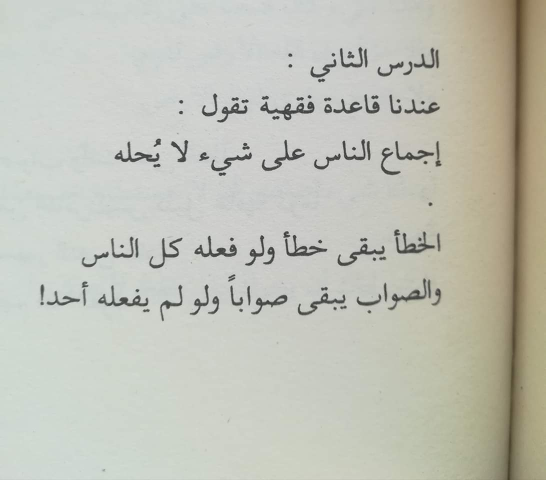
#> input picture inputs/picrb02.jpg, 1091 x 960 px, found by its file name (shown at 1/2 size)
$ jupyter execute bookworm.ipynb   (shell and % lines are left out)
#> lines starting #> are read from the running program, lines starting #| are printed output that depends on the picture; after the words box and inside, x2 and y2 are one past the last pixel; in counts of white or black regions, pixels touching at a corner belong together
#> further down, arabic01 is the input picture: shape (960, 1091, 3); mean B, G, R 183.6, 194, 193
# BOOKWORM

[cell 1]
import numpy as np
import cv2
from PIL import Image
import pytesseract

[cell 2]
dot_kernel = np.ones((1,1),np.uint8)

circle_kernel = cv2.getStructuringElement(cv2.MORPH_ELLIPSE,(3,3))

bigger_circle_kernel = cv2.getStructuringElement(cv2.MORPH_ELLIPSE,(5,5))
bigger_circle_kernel[0][1]=1
bigger_circle_kernel[0][3]=1
bigger_circle_kernel[4][1]=1
bigger_circle_kernel[4][3]=1


square_kernel = np.ones((3,3),np.uint8)

bigger_square_kernel = np.ones((5,5),np.uint8)

biggest_square_kernel= np.ones((7,7),np.uint8)

huge_kernel = np.ones((19,19), np.uint8)
huge_circle_kernel = cv2.getStructuringElement(cv2.MORPH_ELLIPSE,(19,19))

biggest_circle_kernel= np.ones((7,7),np.uint8)
biggest_circle_kernel = cv2.getStructuringElement(cv2.MORPH_ELLIPSE,(7,7))
biggest_circle_kernel[0][2]=1
biggest_circle_kernel[0][4]=1
biggest_circle_kernel[1][0]=1
biggest_circle_kernel[1][6]=1
biggest_circle_kernel[5][0]=1
biggest_circle_kernel[5][6]=1
biggest_circle_kernel[6][2]=1
biggest_circle_kernel[6][4]=1
#print(biggest_circle_kernel)

[cell 3]
# [24 lines left out: function apply_brightness_contrast, not called in this run]

def arabic_processing(img,low_light):
#> called with low_light = False
    if low_light==True:
        rescaled = cv2.resize(img, None, fx=200, fy=200, interpolation=cv2.INTER_CUBIC)
        grey = cv2.cvtColor(rescaled, cv2.COLOR_BGR2GRAY)
        high_brightness=apply_brightness_contrast(grey,100,50)
        thresholded = cv2.threshold(high_brightness, 160,255,cv2.THRESH_BINARY)[1]
        erosion = cv2.erode(thresholded, circle_kernel, iterations=4)
        dilated = cv2.dilate(erosion, bigger_circle_kernel, iterations=2)
        smoothed = cv2.GaussianBlur(dilated, (3,3), 0)
        cv2.imwrite('arabic-img-processed.png' , smoothed)
        im = Image.open("arabic-img-processed.png")
        im.save("arabic-img-processed.png", dpi=(300,300))
        return smoothed
    else:
        rescaled = cv2.resize(img, None, fx=1.5, fy=1.5, interpolation=cv2.INTER_CUBIC)
        grey = cv2.cvtColor(rescaled, cv2.COLOR_BGR2GRAY)
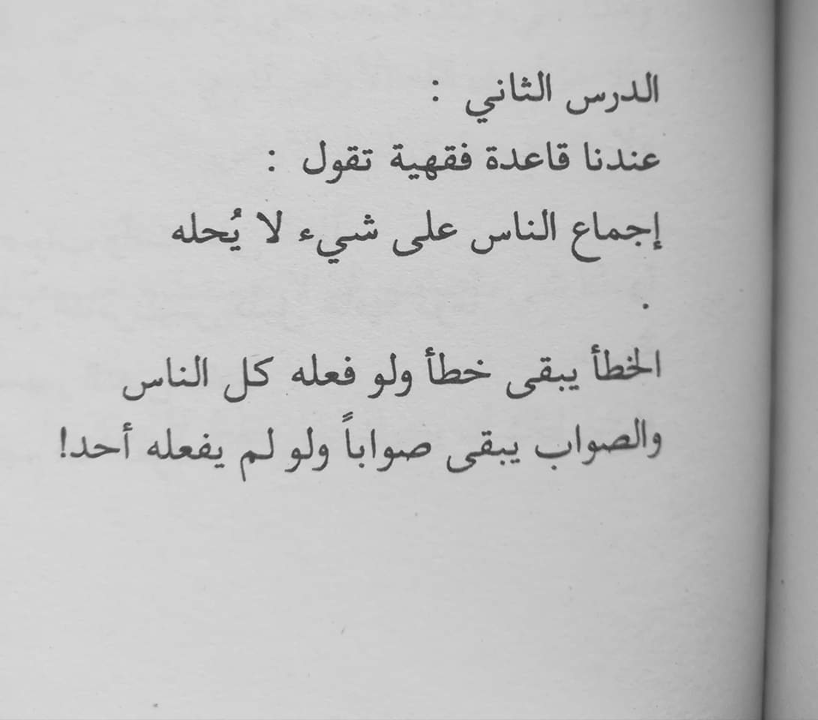
#> grey: shape (1440, 1636) (shown at 1/2 size); min 30, max 255, mean 192.5
        thresholded = cv2.threshold(grey, 0, 255, cv2.THRESH_BINARY + cv2.THRESH_OTSU)[1]
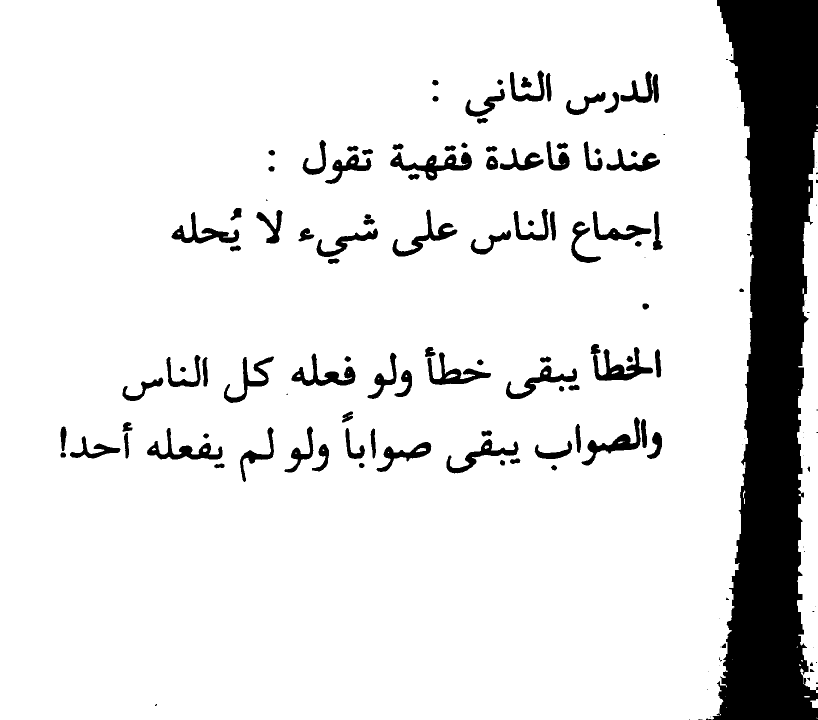
#> thresholded: shape (1440, 1636) (shown at 1/2 size); 88.5% white; 148 black regions (44 under 20 px), largest, box (x1, y1, x2, y2) and area: (1412, 0, 1636, 1440) 190752, (1181, 688, 1306, 762) 3390, (780, 304, 944, 361) 3337
        erosion = cv2.erode(thresholded, circle_kernel, iterations=6)
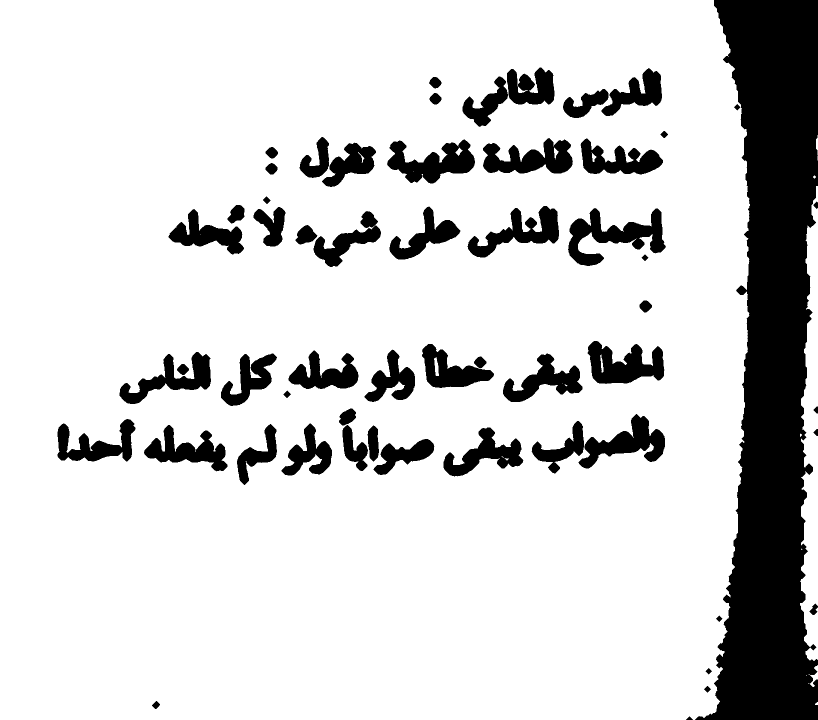
#> erosion: shape (1440, 1636) (shown at 1/2 size); 83.4% white; 57 black regions, largest, box (x1, y1, x2, y2) and area: (1390, 0, 1636, 1440) 211230, (1136, 416, 1332, 532) 9612, (774, 279, 950, 367) 8243
        dilated = cv2.dilate(erosion, bigger_circle_kernel, iterations=2)
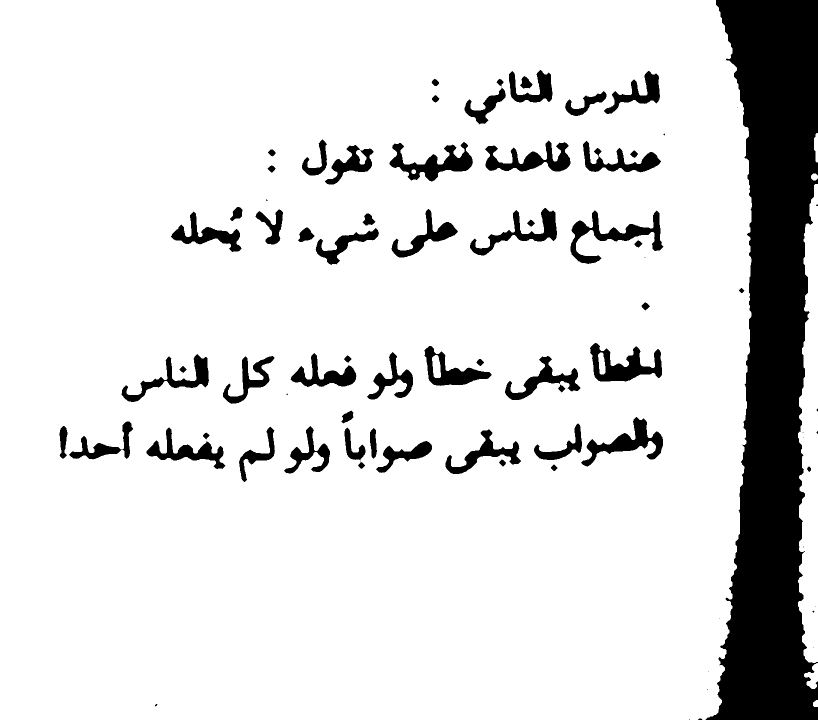
#> dilated: shape (1440, 1636) (shown at 1/2 size); 87.1% white; 78 black regions (19 under 20 px), largest, box (x1, y1, x2, y2) and area: (1411, 0, 1636, 1440) 197292, (1141, 421, 1327, 528) 5596, (1180, 686, 1324, 763) 5368
        dilated = cv2.dilate(dilated, circle_kernel, iterations=1)
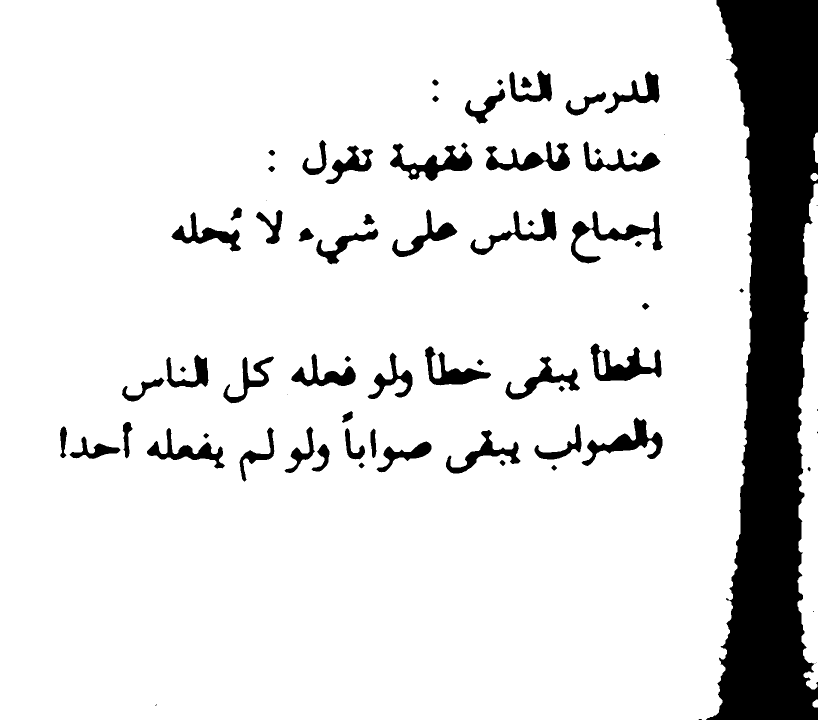
#> dilated: shape (1440, 1636) (shown at 1/2 size); 87.8% white; 72 black regions (10 under 20 px), largest, box (x1, y1, x2, y2) and area: (1412, 0, 1636, 1440) 194498, (1142, 422, 1326, 527) 4851, (1181, 687, 1323, 762) 4765
        smoothed = cv2.GaussianBlur(dilated, (3,3), 0)
        cv2.imwrite('arabic-img-processed.png' , smoothed)
        im = Image.open("arabic-img-processed.png")
        im.save("arabic-img-processed.png", dpi=(300,300))
        return smoothed

# [24 lines left out: function english_processing, not called in this run]

[cell 4]
#english01 = cv2.imread('inputs\english05.jpg',1)
arabic01 = cv2.imread('picrb02.jpg',1)

arabic_processed=arabic_processing(arabic01,False)
#english_processed=english_processing(english01,True)

# Rescaling

[cell 5]
import matplotlib.pyplot as plt
import matplotlib
import matplotlib as mpl
matplotlib.use('Agg')
mpl.rcParams['agg.path.chunksize'] = 10000
plt.rcParams['figure.figsize'] = [17, 17]

fig1 = plt.figure()
ax1 = fig1.add_subplot(1,1,1)
ax1.imshow(arabic_processed)

[cell 6]
print(pytesseract.image_to_string(arabic_processed,lang='ara'))
#> (this line was passed over: pytesseract is not available in this run)
